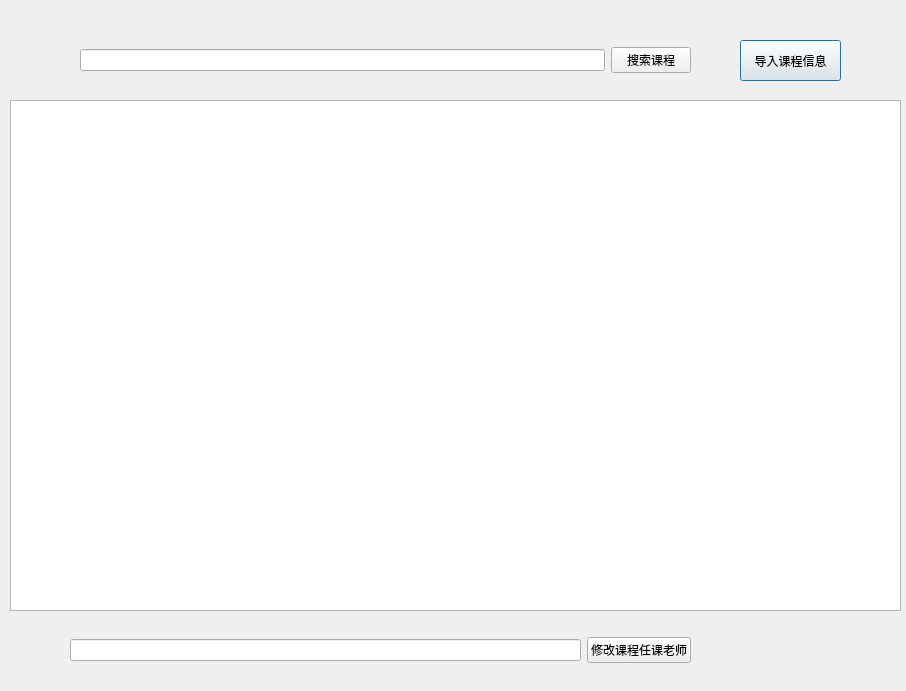
<?xml version="1.0" encoding="UTF-8"?>
<ui version="4.0">
 <class>Dialog</class>
 <widget class="QDialog" name="Dialog">
  <property name="geometry">
   <rect>
    <x>0</x>
    <y>0</y>
    <width>906</width>
    <height>691</height>
   </rect>
  </property>
  <property name="minimumSize">
   <size>
    <width>906</width>
    <height>691</height>
   </size>
  </property>
  <property name="maximumSize">
   <size>
    <width>906</width>
    <height>691</height>
   </size>
  </property>
  <property name="windowTitle">
   <string>Dialog</string>
  </property>
  <widget class="QPushButton" name="uploadCourseButton">
   <property name="geometry">
    <rect>
     <x>740</x>
     <y>40</y>
     <width>101</width>
     <height>41</height>
    </rect>
   </property>
   <property name="text">
    <string>导入课程信息</string>
   </property>
  </widget>
  <widget class="QTableWidget" name="showSearchSubsResult">
   <property name="geometry">
    <rect>
     <x>10</x>
     <y>100</y>
     <width>891</width>
     <height>511</height>
    </rect>
   </property>
   <property name="styleSheet">
    <string notr="true"/>
   </property>
  </widget>
  <widget class="QWidget" name="layoutWidget">
   <property name="geometry">
    <rect>
     <x>80</x>
     <y>40</y>
     <width>611</width>
     <height>41</height>
    </rect>
   </property>
   <layout class="QHBoxLayout" name="horizontalLayout">
    <item>
     <widget class="QLineEdit" name="adminSearchCourse"/>
    </item>
    <item>
     <widget class="QPushButton" name="courseSearchButton">
      <property name="text">
       <string>搜索课程</string>
      </property>
     </widget>
    </item>
   </layout>
  </widget>
  <widget class="QWidget" name="horizontalLayoutWidget">
   <property name="geometry">
    <rect>
     <x>70</x>
     <y>630</y>
     <width>621</width>
     <height>41</height>
    </rect>
   </property>
   <layout class="QHBoxLayout" name="horizontalLayout_2">
    <item>
     <widget class="QLineEdit" name="setSubTeacherInput"/>
    </item>
    <item>
     <widget class="QPushButton" name="setCourseteacherButton">
      <property name="text">
       <string>修改课程任课老师</string>
      </property>
     </widget>
    </item>
   </layout>
  </widget>
 </widget>
 <resources/>
 <connections/>
</ui>
